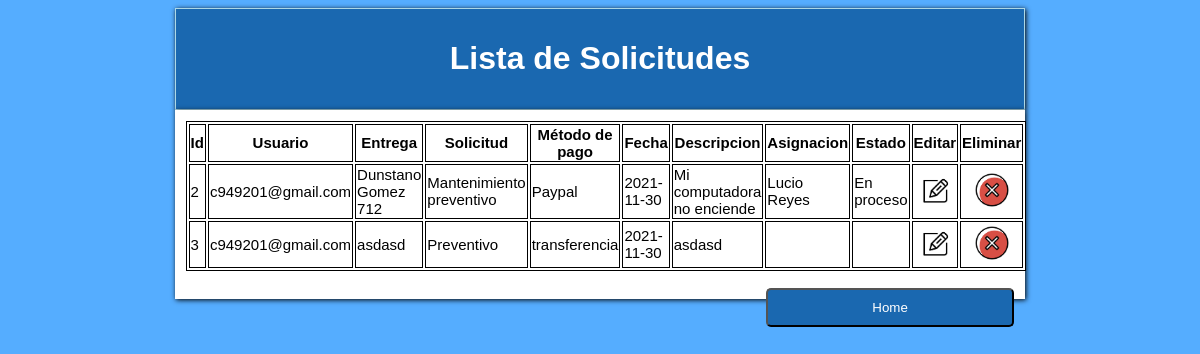
Page /solicitud_lista_cliente.php (signed in) on the committed database.
### tables this page shows
CREATE TABLE `solicitud_cliente` (
  `id` int(4) NOT NULL,
  `usuario` varchar(30) DEFAULT NULL,
  `entrega` varchar(40) NOT NULL,
  `solicitud` varchar(80) DEFAULT NULL,
  `metodopago` varchar(40) NOT NULL,
  `fecha` date DEFAULT NULL,
  `descripcion` varchar(50) DEFAULT NULL,
  `asignacion` varchar(20) NOT NULL,
  `estado` varchar(20) NOT NULL,
  `prueba` varchar(10) DEFAULT NULL
);

### solicitud_lista_cliente.php (the view, shortened to what this page needs)
<?php
include_once "base_de_datos.php";
$sentencia = $base_de_datos->query("SELECT * FROM solicitud_cliente;");
$solicitudes = $sentencia->fetchALL(PDO::FETCH_OBJ);
?>
<!DOCTYPE html>
<html lang="es">
<head>
</head>
<body style="background-color:#55adff;">
     <div style="width: 70%; margin: 0 auto; border:1px solid lightblue; background-color:#1a68b0; font-family: Arial;padding: 10px;
    box-shadow: 1px 1px 5px #000;color:white;">
    <h1 class="center">Lista de Solicitudes</h1>
    </div>
    <div style="width: 70%; height:auto; margin: 0 auto; border:1px solid white;background-color:white;font-family: Arial;padding: 10px;
    box-shadow: 1px 1px 5px #000;font-size:15px;">
  <table>
    <thead>
     <tr>
     <th>Id</th>
     <th>Usuario</th>
     <th>Entrega</th>
     <th>Solicitud</th>
     <th>Método de pago</th>
     <th>Fecha</th>
     <th>Descripcion</th>
     <th>Asignacion</th>
     <th>Estado</th>
     <th>Editar</th>
     <th>Eliminar</th>
     </tr>
    </thead>
    <tbody>
<?php foreach($solicitudes as $solicitud){ ?>
        <tr>
        <td><?php echo $solicitud->id ?></td>
        <td><?php echo $solicitud->usuario ?></td>
        <td><?php echo $solicitud->entrega ?></td>
        <td><?php echo $solicitud->solicitud ?></td>
        <td><?php echo $solicitud->metodopago ?></td>
        <td><?php echo $solicitud->fecha ?></td>
        <td><?php echo $solicitud->descripcion ?></td>
        <td><?php echo $solicitud->asignacion ?></td>
        <td><?php echo $solicitud->estado ?></td>
        <td><a href="<?php echo "editar.php?id=" . $solicitud->id?>"><div align="center"><img src="img/asignar.png" height="40" width="40"></div></a></td>
        <td><a href="<?php echo "eliminar_solicitud_cliente.php?id=" . $solicitud->id?>"><div align="center"><img src="img/borrar.png" height="40" width="40"></div></a></td>
        </tr>
        <?php } ?>
    </tbody>
  </table>
        <br>
        <form action="menu_admin.php">
  <input type="submit" value="Home" style=" border-radius: 5px; padding: 10px 30px; width:30%;background-color:#1a68b0;color: white;float:right;"/>
        </form>
    </div>
</body>
</html>

### solicitud_lista_cliente.php (style rules this page uses)
table,th,td { border: 1px solid black; }
.center { text-align: center; }

### rows in the picture
solicitud_cliente: id "2", usuario "c949201@gmail.com", entrega "Dunstano Gomez 712", solicitud "Mantenimiento preventivo", metodopago "Paypal", fecha "2021-11-30", descripcion "Mi computadora no enciende", asignacion "Lucio Reyes", estado "En proceso"
solicitud_cliente: id "3", usuario "c949201@gmail.com", entrega "asdasd", solicitud "Preventivo", metodopago "transferencia", fecha "2021-11-30", descripcion "asdasd"
